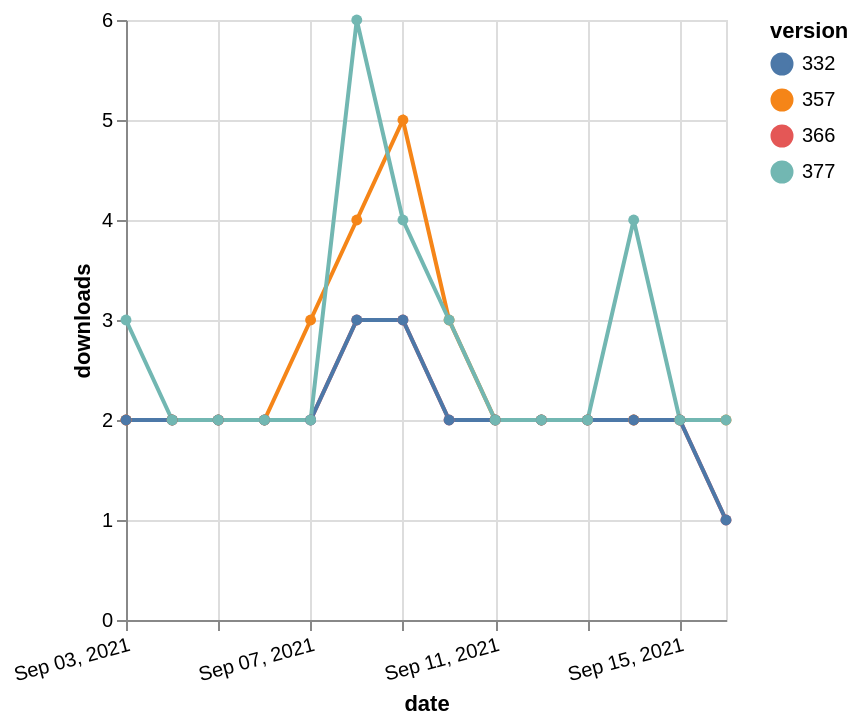

The Vega-Lite source for this figure:
### Vega-Lite specification from a JSON file in a GitHub repository (floating-point values rounded to 4 significant figures)
{"$schema": "https://vega.github.io/schema/vega-lite/v5.json", "description": "A simple bar chart with embedded data.", "data": {"values": [{"date": "2021-09-03", "total": 2293, "delta": 2, "version": "366"}, {"date": "2021-09-04", "total": 2295, "delta": 2, "version": "366"}, {"date": "2021-09-05", "total": 2297, "delta": 2, "version": "366"}, {"date": "2021-09-06", "total": 2299, "delta": 2, "version": "366"}, {"date": "2021-09-07", "total": 2301, "delta": 2, "version": "366"}, {"date": "2021-09-08", "total": 2304, "delta": 3, "version": "366"}, {"date": "2021-09-09", "total": 2307, "delta": 3, "version": "366"}, {"date": "2021-09-10", "total": 2309, "delta": 2, "version": "366"}, {"date": "2021-09-11", "total": 2311, "delta": 2, "version": "366"}, {"date": "2021-09-12", "total": 2313, "delta": 2, "version": "366"}, {"date": "2021-09-13", "total": 2315, "delta": 2, "version": "366"}, {"date": "2021-09-14", "total": 2317, "delta": 2, "version": "366"}, {"date": "2021-09-15", "total": 2319, "delta": 2, "version": "366"}, {"date": "2021-09-16", "total": 2320, "delta": 1, "version": "366"}, {"date": "2021-09-03", "total": 2883, "delta": 2, "version": "357"}, {"date": "2021-09-04", "total": 2885, "delta": 2, "version": "357"}, {"date": "2021-09-05", "total": 2887, "delta": 2, "version": "357"}, {"date": "2021-09-06", "total": 2889, "delta": 2, "version": "357"}, {"date": "2021-09-07", "total": 2892, "delta": 3, "version": "357"}, {"date": "2021-09-08", "total": 2896, "delta": 4, "version": "357"}, {"date": "2021-09-09", "total": 2901, "delta": 5, "version": "357"}, {"date": "2021-09-10", "total": 2904, "delta": 3, "version": "357"}, {"date": "2021-09-11", "total": 2906, "delta": 2, "version": "357"}, {"date": "2021-09-12", "total": 2908, "delta": 2, "version": "357"}, {"date": "2021-09-13", "total": 2910, "delta": 2, "version": "357"}, {"date": "2021-09-14", "total": 2912, "delta": 2, "version": "357"}, {"date": "2021-09-15", "total": 2914, "delta": 2, "version": "357"}, {"date": "2021-09-16", "total": 2916, "delta": 2, "version": "357"}, {"date": "2021-09-03", "total": 2727, "delta": 2, "version": "332"}, {"date": "2021-09-04", "total": 2729, "delta": 2, "version": "332"}, {"date": "2021-09-05", "total": 2731, "delta": 2, "version": "332"}, {"date": "2021-09-06", "total": 2733, "delta": 2, "version": "332"}, {"date": "2021-09-07", "total": 2735, "delta": 2, "version": "332"}, {"date": "2021-09-08", "total": 2738, "delta": 3, "version": "332"}, {"date": "2021-09-09", "total": 2741, "delta": 3, "version": "332"}, {"date": "2021-09-10", "total": 2743, "delta": 2, "version": "332"}, {"date": "2021-09-11", "total": 2745, "delta": 2, "version": "332"}, {"date": "2021-09-12", "total": 2747, "delta": 2, "version": "332"}, {"date": "2021-09-13", "total": 2749, "delta": 2, "version": "332"}, {"date": "2021-09-14", "total": 2751, "delta": 2, "version": "332"}, {"date": "2021-09-15", "total": 2753, "delta": 2, "version": "332"}, {"date": "2021-09-16", "total": 2754, "delta": 1, "version": "332"}, {"date": "2021-09-03", "total": 2109, "delta": 3, "version": "377"}, {"date": "2021-09-04", "total": 2111, "delta": 2, "version": "377"}, {"date": "2021-09-05", "total": 2113, "delta": 2, "version": "377"}, {"date": "2021-09-06", "total": 2115, "delta": 2, "version": "377"}, {"date": "2021-09-07", "total": 2117, "delta": 2, "version": "377"}, {"date": "2021-09-08", "total": 2123, "delta": 6, "version": "377"}, {"date": "2021-09-09", "total": 2127, "delta": 4, "version": "377"}, {"date": "2021-09-10", "total": 2130, "delta": 3, "version": "377"}, {"date": "2021-09-11", "total": 2132, "delta": 2, "version": "377"}, {"date": "2021-09-12", "total": 2134, "delta": 2, "version": "377"}, {"date": "2021-09-13", "total": 2136, "delta": 2, "version": "377"}, {"date": "2021-09-14", "total": 2140, "delta": 4, "version": "377"}, {"date": "2021-09-15", "total": 2142, "delta": 2, "version": "377"}, {"date": "2021-09-16", "total": 2144, "delta": 2, "version": "377"}]}, "width": "container", "mark": {"type": "line", "point": {"filled": true}}, "encoding": {"x": {"field": "date", "type": "temporal", "timeUnit": "yearmonthdate", "title": "date", "axis": {"labelAngle": -15}}, "y": {"field": "delta", "type": "quantitative", "title": "downloads"}, "color": {"field": "version", "type": "nominal"}, "tooltip": {"field": "delta"}}}
